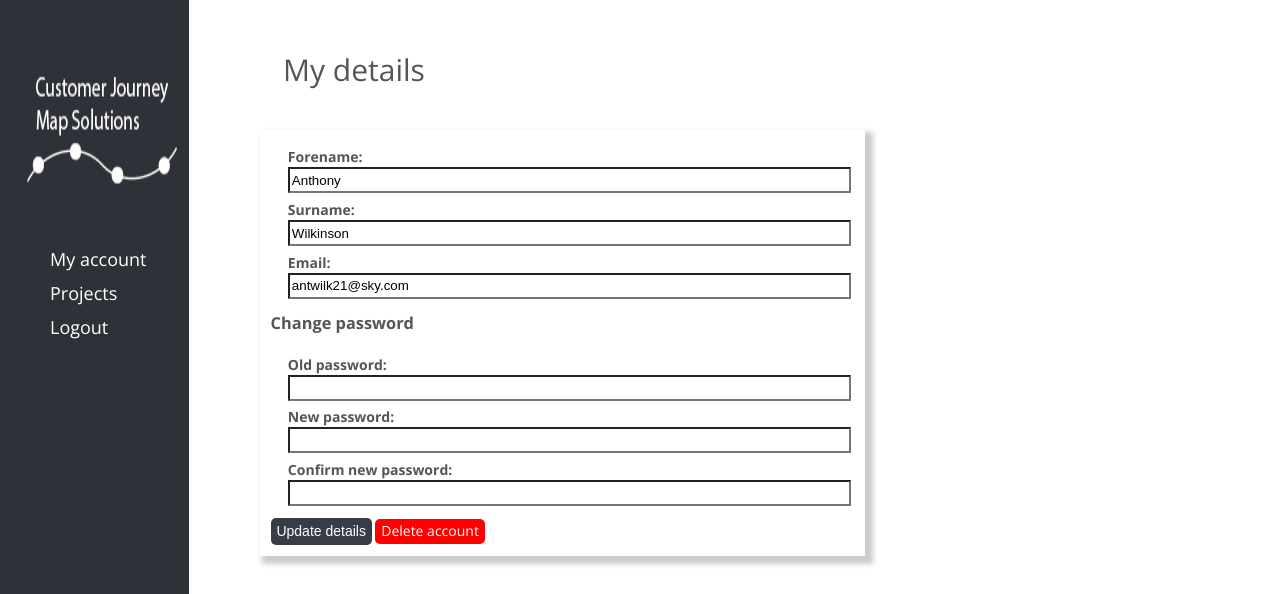
The page /profile.php?userID=1 (signed in) on the database its author committed.
### tables this page shows
CREATE TABLE `CJ_users` (
  `userID` int(11) NOT NULL,
  `forename` varchar(225) NOT NULL,
  `surname` varchar(225) NOT NULL,
  `emailAddress` varchar(225) NOT NULL,
  `password` varchar(100) NOT NULL,
  `forgotPasswordToken` varchar(12) NOT NULL
);

### profile.php (the view, shortened to what this page needs)
<?php ob_start();
require_once('scripts/functions.php');
echo makePageStart("viewport", "width=device-width, inital-scale=1", "My account", "", "");
echo makeSidebar();
$dbConn = databaseConn::getConnection();
if (isset($_SESSION['forename'])) {
    $userID = $_GET['userID'];
    echo "<form action='profile.php?userID=$userID' method='post' enctype=\"multipart/form-data\">
            <div class=\"section group\" id='personaFirstSection'>
            <div class='col span_5'>
            <h1 class='h2Persona'>My details</h1>
            </div>
        </div>";
    $getDetails = "SELECT forename, surname, emailAddress FROM CJ_users WHERE userID = :userID";
    $result = $dbConn->prepare($getDetails);
    $result->execute(array(':userID' => $userID));
    $recordSet = $result->fetchAll();
    foreach ($recordSet as $row) {
        $forename = $row['forename'];
        $surname = $row['surname'];
        $emailAddress = $row['emailAddress'];
        echo "
        <div class=\"section group\" id='personaFirstSection'>
            <div class=\"col span_4\">
                <p class='padding1'><label class='personaLabel'>Forename:<label/><br> <input type='text' value='$forename'  name='forename' class='personaInput'> </p>
                <p class='padding1'><label class='personaLabel'>Surname:<label/><br> <input type='text' value='$surname'  name='surname' class='personaInput'> </p>
                <p class='padding1'><label class='personaLabel'>Email:<label/><br> <input type='email' value='$emailAddress'  name='emailAddress' class='personaInput'> </p>
                <h3>Change password</h3>
                <div class='clear-fix'></div>
                <p class='padding1'><label class='personaLabel'>Old password:<label/><br> <input type='password'  name='oldPassword' class='personaInput'> </p>
                <p class='padding1'><label class='personaLabel'>New password:<label/><br> <input type='password'  name='newPassword' class='personaInput'> </p>
                <p class='padding1'><label class='personaLabel'>Confirm new password:<label/><br> <input type='password'  name='confirmPassword' class='personaInput'> </p>
                <input type='submit' class='project-button-2' value='Update details' name='updateDetails'>
                <a href='#' class='project-button-2' style='background-color: red'>Delete account</a>
            </div>
        </div>";
    }
    echo "</form>";
}

### css/main.css (style rules this page uses)
html { background-color: white; }
body { margin: 0; font: 14px/1 'Open Sans', sans-serif; color: #555; background: #eee; }
input[type="email"] { width: 100%; height: 20px; border-radius: 8px; -webkit-border-radius: 8px; -moz-border-radius: 8px; float: right; margin-bottom: 5%; }
input[type="password"] { width: 100%; height: 20px; border-radius: 8px; -webkit-border-radius: 8px; -moz-border-radius: 8px; float: right; margin-bottom: 5%; }
h1 { font-size: 2.5em; margin: 3% 3%; font-weight: 400; }
p { text-align: justify; margin: 0 0 20px; line-height: 1.5; }
.project-button-2 { background-color: #373d46; border: none; border-radius: 5px; -webkit-border-radius: 5px; -moz-border-radius: 5px; color: white; padding: 1% 1%; text-align: center; display: inline-block; font-size: 1em; cursor: pointer; clear: both; text-decoration: none; margin-top: 2%; }
.personaInput { width: 97% !important; float: left !important; height: 20px !important; margin-left: 2% !important; -webkit-border-radius: 0 !important; -moz-border-radius: 0 !important; border-radius: 0 !important; margin-bottom: 0 !important; }
.section { clear: both; padding: 0; margin-left: 5%; width: 100%; }
.col { display: block; float: left; margin: 1% 0 1% 1.6%; }
.col:last-child { margin-right: 0; }
.span_4 { width: 54.5%; border: thin black; box-shadow: 5px 5px 5px 3px #ccc; padding: 1% }
.span_5 { width: 72%; }
#personaFirstSection { margin-top: 2%; }
.personaLabel { margin-left: 2%; font-weight: bold; }
.padding1 { padding: 1%; }
h3 { float: left; width: 70%; }
.h2Persona { font-size: 30px; }
a { text-decoration: none; }

### rows shown on the page
cj_users: forename "Anthony", surname "Wilkinson", emailAddress "antwilk21@sky.com"
